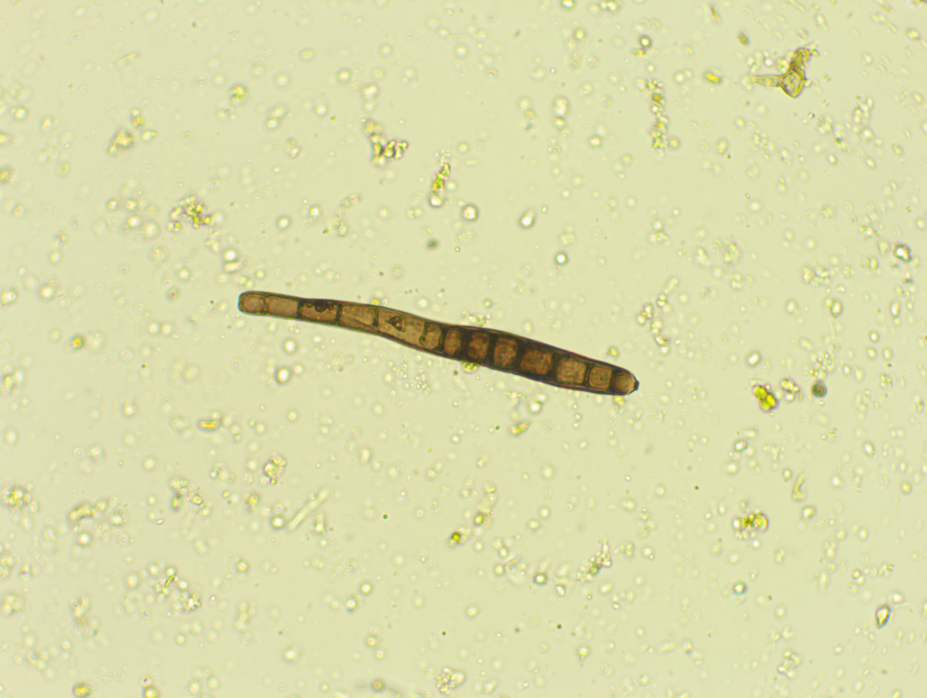
#> input picture fine-art/src/fungal-spore-josia-martens.jpg, 4632 x 3488 px (shown at 1/5 size); its folder holds 4 pictures in this run
$ python collection.py
#> lines starting #> are read from the running program, lines starting #| are printed output that depends on the picture
"""SFW runway collection 01, 'Under the Lens'.
Prints: real student micrographs, posterised to two or three inks, mirrored into seamless symmetric repeats.
Output:
  out/prints/<print>-<colourway>.png   seamless 4000 px tiles (repeat for all-over print, 150 dpi = 26.7 in)
  out/lineup.png                       runway line-up of eight looks wearing the prints
"""
import os, sys
import numpy as np
from PIL import Image, ImageDraw, ImageFilter, ImageOps
from scipy import ndimage as ndi

HERE = os.path.dirname(os.path.abspath(__file__))
SRC = os.path.join(HERE, "..", "fine-art", "src")
OUT = os.path.join(HERE, "out")

DEEP, FWG, LIGHT, WHITE, BLACK = (34, 55, 31), (21, 104, 38), (89, 166, 108), (255, 255, 255), (12, 14, 12)
WAYS = {"forest": (DEEP, LIGHT, WHITE), "night": (BLACK, FWG, LIGHT), "field": (WHITE, LIGHT, FWG), "moss": (FWG, DEEP, WHITE)}

PRINTS = {   # name: (source, crop box as fractions, smoothing, levels)
    "hypha": ("fungal-spore-josia-martens", (.30, .10, .80, .60), 1.2, (.42, .62)),
    "testate": ("testate-amoeba-encysting-40x-joy-kaluf", (.15, .05, .75, .85), 1.0, (.40, .60)),
    "stellate": ("stellate-amoeba-jimena-fuentes", (.30, .20, .75, .80), 1.0, (.45, .66)),
    "nematode": ("nematode-molting-cameron-radman", (.05, .05, .75, .55), 1.4, (.45, .62)),
    "aggregate": ("testate-encysting-jimena-fuentes-i2", (0, .15, .60, .95), 1.6, (.38, .58)),
}


def posterise(name, colours, n=2000):
#> called with name = 'hypha', n = 2000
    src, (a, b, c, d), sig, (t1, t2) = PRINTS[name]
    im = Image.open(os.path.join(SRC, src + ".jpg")).convert("L")
    w, h = im.size
#> w = 4632; h = 3488
    im = im.crop((int(a * w), int(b * h), int(c * w), int(d * h)))
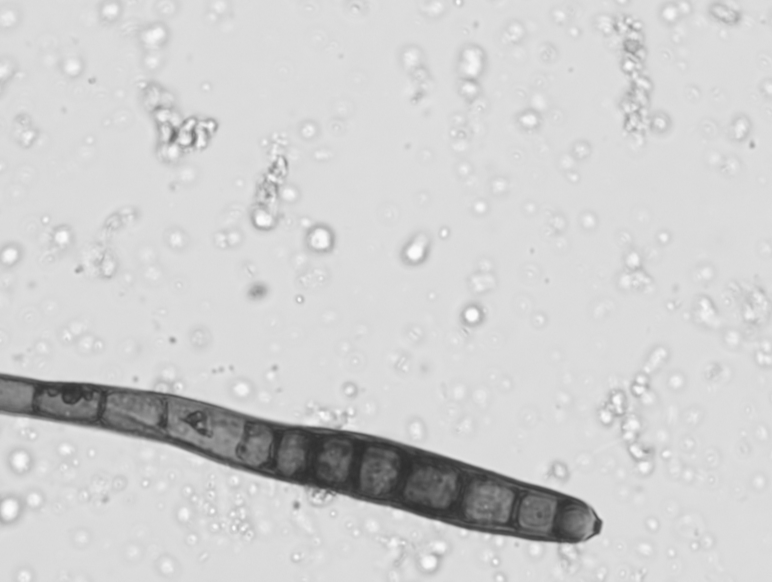
#> im: PIL image 2316x1744 L (shown at 1/3 size); min 45, max 252, mean 208.5
    s = min(im.size); im = im.crop((0, 0, s, s)).resize((n, n), Image.LANCZOS)
#> after `s = min(im.size)`: s = 1744
#> after `im = im.crop((0, 0, s, s)).resize((n, n), Image.LANCZOS)`:
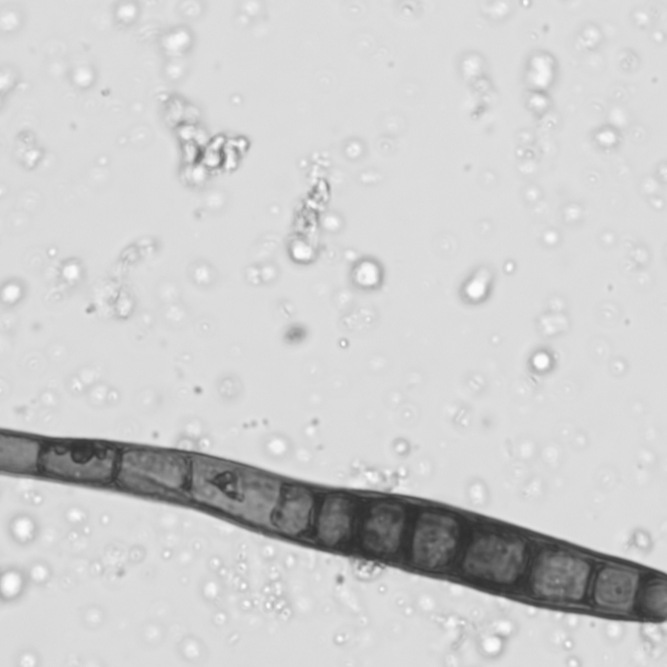
#> im: PIL image 2000x2000 L (shown at 1/3 size); min 45, max 252, mean 205.5
    g = np.asarray(ImageOps.autocontrast(im, cutoff=1), float) / 255
    g = g - ndi.gaussian_filter(g, n / 12) * .6                         # flatten uneven microscope light
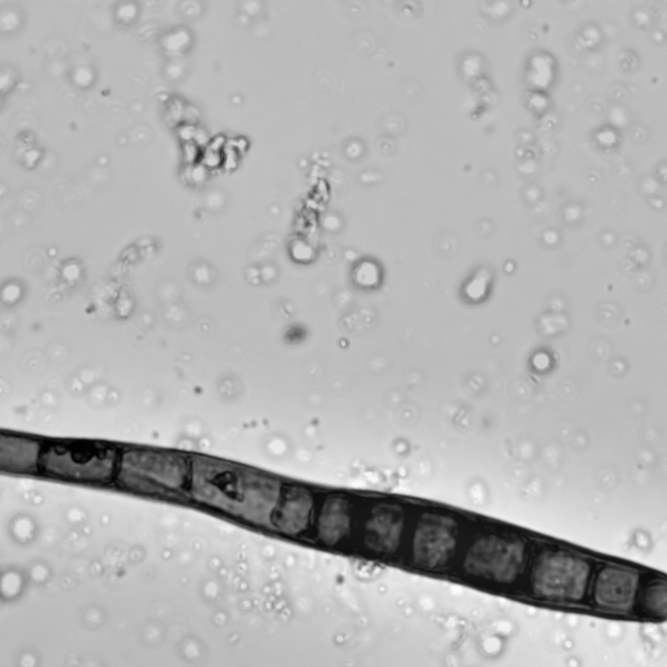
#> g: shape (2000, 2000) float64 (shown at 1/3 size); min -0.416, max 0.653, mean 0.334; drawn with min black and max white
    g = ndi.gaussian_filter(g, sig * n / 1000)
    g = (g - g.min()) / (np.ptp(g) + 1e-9)
    q1, q2 = np.quantile(g, t1), np.quantile(g, t2)
#> q1 = 0.739; q2 = 0.746
    lvl = np.where(g < q1, 0, np.where(g < q2, 1, 2))
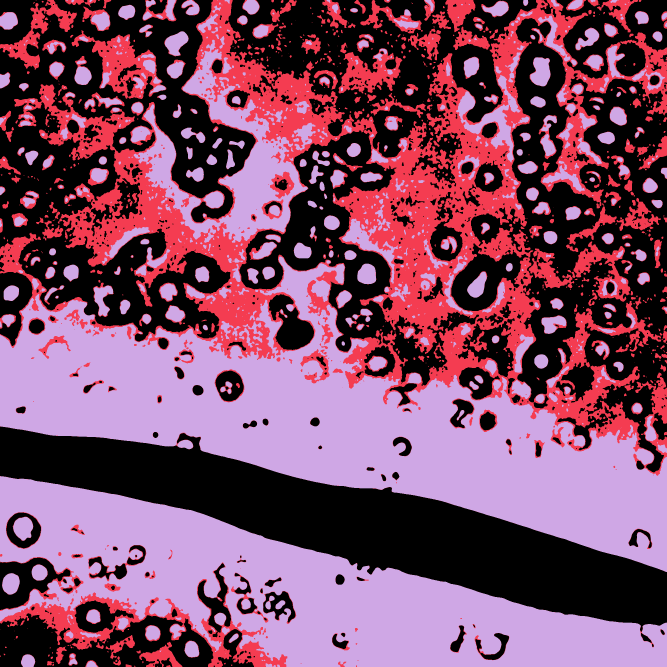
#> lvl: shape (2000, 2000) int64 (shown at 1/3 size); 3 distinct labels, from 0 to 2; one colour per label, 0 black
    out = np.array(colours)[lvl].astype(np.uint8)
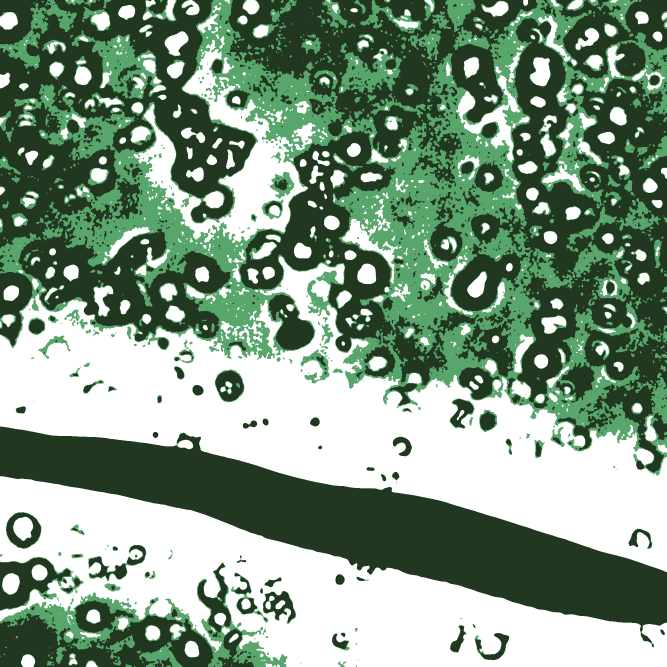
#> out: shape (2000, 2000, 3) (shown at 1/3 size); mean of channels 0, 1, 2 129, 153.2, 131.5; drawn as R, G, B
    tile = Image.fromarray(out)
    full = Image.new("RGB", (2 * n, 2 * n))                            # mirror into a seamless symmetric repeat
#> full: PIL image 4000x4000 RGB; every value is 0
    full.paste(tile, (0, 0)); full.paste(ImageOps.mirror(tile), (n, 0))
#> after `full.paste(tile, (0, 0))`:
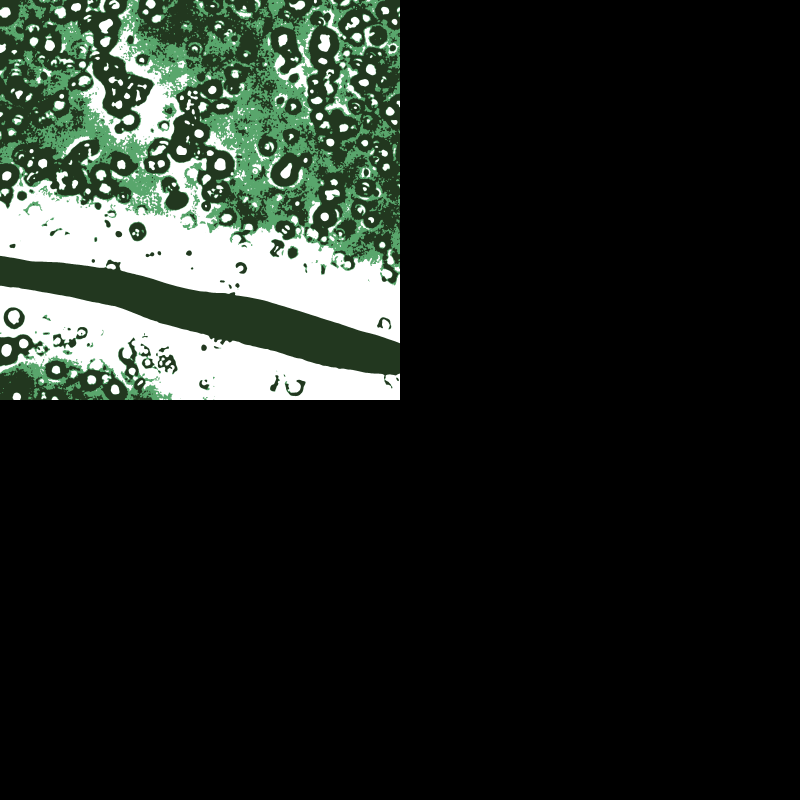
#> full: PIL image 4000x4000 RGB (shown at 1/5 size); mean R, G, B 32.2, 38.3, 32.9
#> after `full.paste(ImageOps.mirror(tile), (n, 0))`:
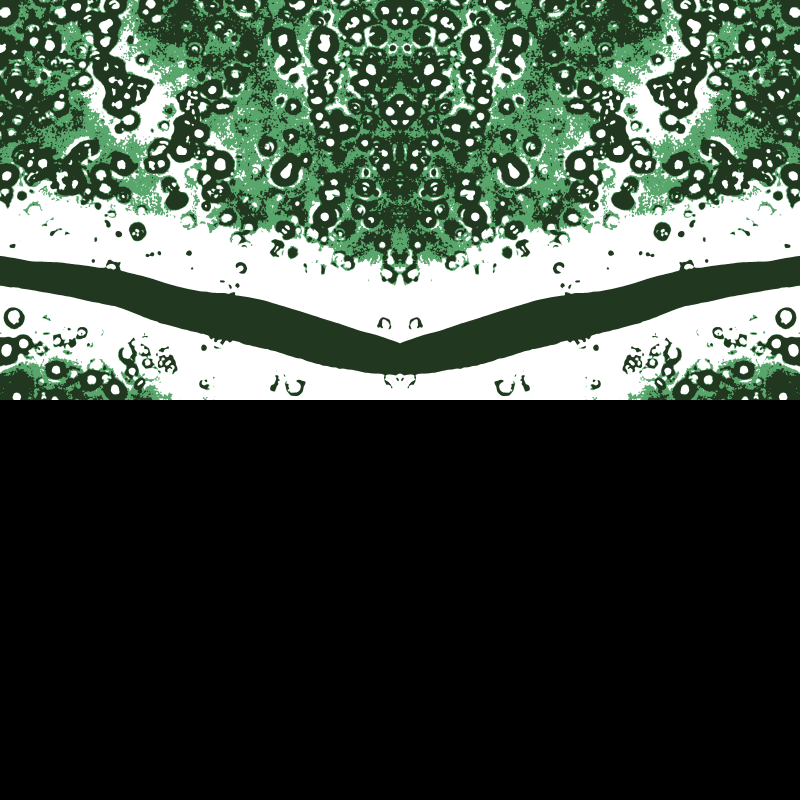
#> full: PIL image 4000x4000 RGB (shown at 1/5 size); mean R, G, B 64.5, 76.6, 65.8
#> (the run stopped early here; a loop or call above may not have finished)
